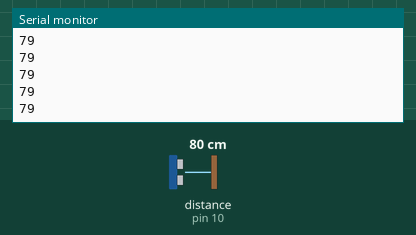
Recording of a sketch running on a simulated Arduino Uno, built with avr-gcc and run on an emulated ATmega328P. On the bench: the last lines printed to the serial monitor. Wiring (inferred from the names in the program): ultrasonic range finder: trigger pin 9; echo pin 10. The test bench sets the inputs (shaded band); at power-on: distance to the obstacle (sensor on pin 10) 80 cm. The echo pulse lasts 58.3 µs per cm.

Above: at 1.2 s.
1.3 s: distance to the obstacle (sensor on pin 10) set to 2 cm
At 1.48 s:
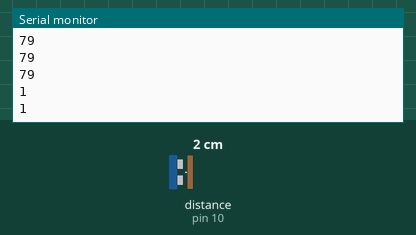
2.8 s: distance to the obstacle (sensor on pin 10) set to 4 cm
At 2.89 s:
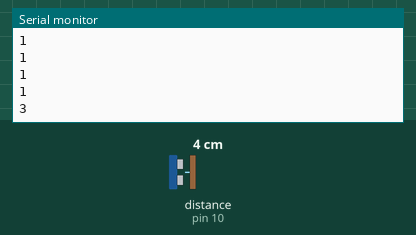
Timing chart, 0 to 5.8 s (numbered marks = the images above; inputs shaded):
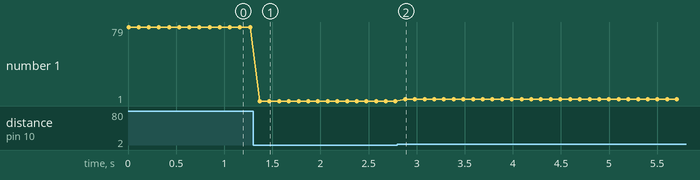

The sketch:

sketch_jun1a.ino
```cpp
// C Preprocessor Macros (Saves RAM on embedded chips)
#define TRIG_PIN 9
#define ECHO_PIN 10

void setup() {
  // Initialize the Serial hardware UART interface
  Serial.begin(9600);

  // Configure data direction registers for the pins
  pinMode(TRIG_PIN, OUTPUT);
  pinMode(ECHO_PIN, INPUT);
}

void loop() {
  // Local variables declared at the top of the function scope (Standard C style)
  long duration;
  int distance_cm;

  // 1. Ensure the trigger line is clear
  digitalWrite(TRIG_PIN, LOW);
  delayMicroseconds(2);

  // 2. Generate a precise 10-microsecond square wave trigger pulse
  digitalWrite(TRIG_PIN, HIGH);
  delayMicroseconds(10);
  digitalWrite(TRIG_PIN, LOW);

  // 3. Capture the Time-of-Flight (ToF) echo pulse width in microseconds
  duration = pulseIn(ECHO_PIN, HIGH);

  // 4. Compute physical distance in centimeters
  // Conversion derived from the speed of sound: (343 m/s)
  distance_cm = (int)(duration / 58.2);

  // 5. Stream the raw integer values to the serial transmit buffer
  if (distance_cm > 0 && distance_cm < 400) {
    Serial.println(distance_cm);
  }

  // 100ms sampling interval delay
  delay(100);
}
```

Measured:
- after the input at 1.3 s, the serial monitor: prints a new line after 0.07 s (image 1)
- after the input at 2.8 s, the serial monitor: prints a new line after 0.08 s (image 2)
- plotted number 1: 79 → 1 after the input at 1.3 s, 1 → 3 after the input at 2.8 s
